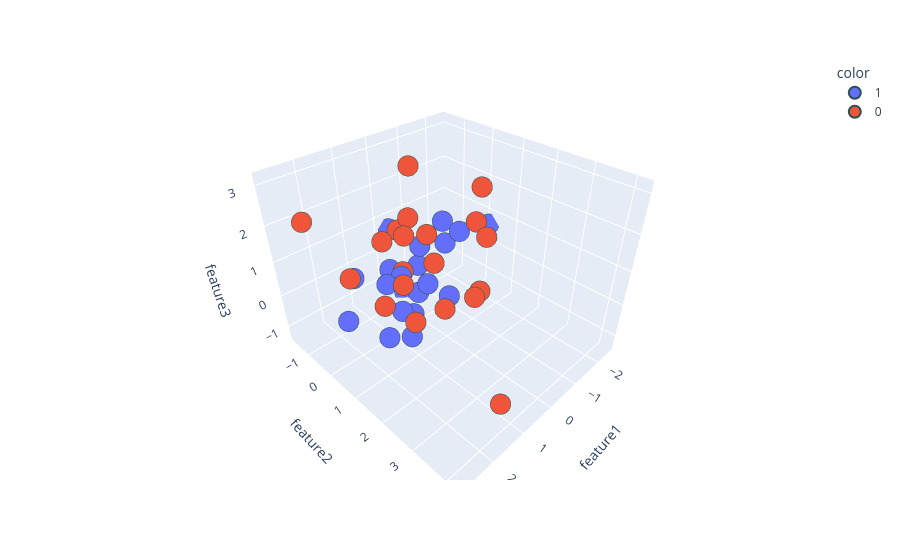

Notebook code for this chart:
### Code cell
import plotly.express as px
#y_train_trf = y_train.astype(str)
fig = px.scatter_3d(df, x=df['feature1'], y=df['feature2'], z=df['feature3'],
              color=df['target'].astype('str'))
fig.update_traces(marker=dict(size=12,
                              line=dict(width=2,
                                        color='DarkSlateGrey')),
                  selector=dict(mode='markers'))

fig.show()

### Figure 1 — Plotly figure (JSON) as saved in the notebook; plotly's stock layout.template omitted (floating-point values rounded to 4 significant figures)
{"data": [{"hovertemplate": "color=1<br>feature1=%{x}<br>feature2=%{y}<br>feature3=%{z}<extra></extra>", "legendgroup": "1", "marker": {"color": "#636efa", "line": {"color": "DarkSlateGrey", "width": 2}, "size": 12, "symbol": "circle"}, "mode": "markers", "name": "1", "scene": "scene", "showlegend": true, "type": "scatter3d", "x": [0.667, 0.9486, -0.3675, 1.772, 0.3223, -1.01, -1.838, 1.045, 0.2411, 1.267, 1.415, 1.968, -2.506, -0.02254, 0.4206, -0.04544, -0.4208, 0.1901, -0.3316, -0.9926], "y": [0.02581, 0.7017, -1.137, -0.3475, 0.06034, 0.4417, -0.9388, 0.5382, -0.9525, 0.1736, 0.4577, -0.5478, 0.147, 0.01342, 0.4116, 1.041, -0.552, 0.5121, -1.632, -0.1613], "z": [-0.7776, -1.051, -1.322, 0.6701, -1.043, 1.129, -0.2018, 0.8121, -0.1363, -1.223, 0.7289, -0.6794, 0.6062, 0.9359, -0.07132, -0.09403, -0.1211, 0.1315, 0.6191, 1.192]}, {"hovertemplate": "color=0<br>feature1=%{x}<br>feature2=%{y}<br>feature3=%{z}<extra></extra>", "legendgroup": "0", "marker": {"color": "#EF553B", "line": {"color": "DarkSlateGrey", "width": 2}, "size": 12, "symbol": "circle"}, "mode": "markers", "name": "0", "scene": "scene", "showlegend": true, "type": "scatter3d", "x": [1.251, 0.7319, 1.677, 1.01, 0.7489, 0.2907, 0.8989, 2.011, 0.2046, 1.425, 1.438, 2.224, -0.7233, 2.823, 0.1771, 1.234, -1.39, -1.028, -0.7643, 0.3849], "y": [0.1864, 0.5174, 4.188, 1.438, 2.593, 0.867, 0.436, 1.921, -0.01154, 1.441, 1.1, 0.2304, 1.461, -0.3329, -0.5981, 0.05278, 0.6667, 1.131, 1.567, 1.324], "z": [1.704, 2.245, -0.08056, 2.328, 1.171, 0.9826, 0.821, 2.933, 3.151, 0.1826, 1.065, 1.192, -0.08537, 2.637, 1.227, -0.2616, 1.344, 2.603, 1.549, -0.1032]}], "layout": {"legend": {"title": {"text": "color"}, "tracegroupgap": 0}, "margin": {"t": 60}, "scene": {"domain": {"x": [0, 1], "y": [0, 1]}, "xaxis": {"title": {"text": "feature1"}}, "yaxis": {"title": {"text": "feature2"}}, "zaxis": {"title": {"text": "feature3"}}}}}
